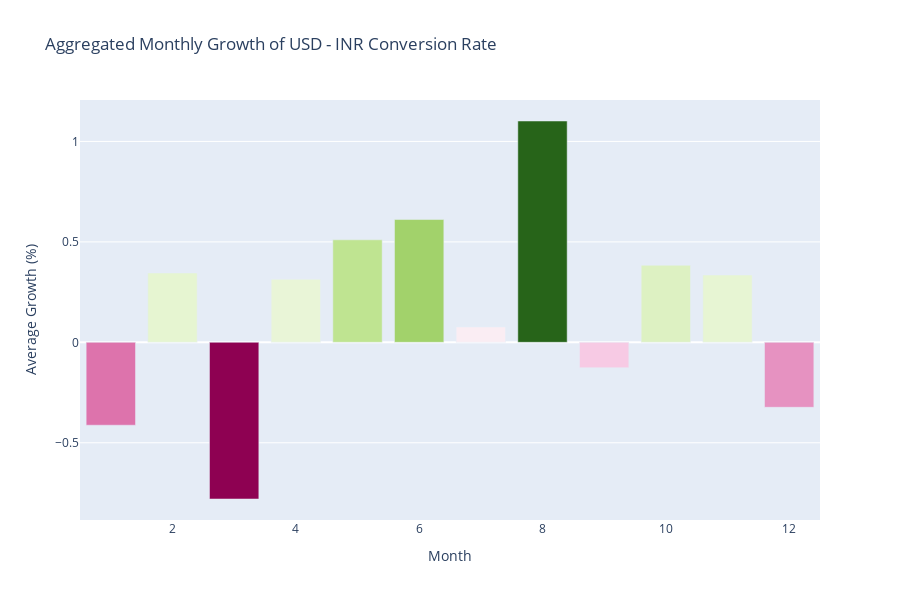

This figure's notebook cell:
### Code cell
# Calculate monthly growth
data['Growth'] = data.groupby(['Year', 'Month'])['Close'].transform(lambda x: (x.iloc[-1] - x.iloc[0]) / x.iloc[0] * 100)

# Group data by Month and calculate average growth
grouped_data = data.groupby('Month').mean().reset_index()

fig = go.Figure()

fig.add_trace(go.Bar(
    x=grouped_data['Month'],
    y=grouped_data['Growth'],
    marker_color=grouped_data['Growth'],
    hovertemplate='Month: %{x}<br>Average Growth: %{y:.2f}%<extra></extra>'
))

fig.update_layout(
    title="Aggregated Monthly Growth of USD - INR Conversion Rate",
    xaxis_title="Month",
    yaxis_title="Average Growth (%)",
    width=900,
    height=600
)

pio.show(fig)

### Figure 1 — Plotly figure (JSON) as saved in the notebook; plotly's stock layout.template omitted (floating-point values rounded to 4 significant figures)
{"data": [{"hovertemplate": "Month: %{x}<br>Average Growth: %{y:.2f}%<extra></extra>", "marker": {"color": [-0.4126, 0.3452, -0.78, 0.3137, 0.5103, 0.6112, 0.07662, 1.102, -0.1263, 0.384, 0.3352, -0.3236]}, "type": "bar", "x": [1, 2, 3, 4, 5, 6, 7, 8, 9, 10, 11, 12], "y": [-0.4126, 0.3452, -0.78, 0.3137, 0.5103, 0.6112, 0.07662, 1.102, -0.1263, 0.384, 0.3352, -0.3236]}], "layout": {"height": 600, "title": {"text": "Aggregated Monthly Growth of USD - INR Conversion Rate"}, "width": 900, "xaxis": {"title": {"text": "Month"}}, "yaxis": {"title": {"text": "Average Growth (%)"}}}}
